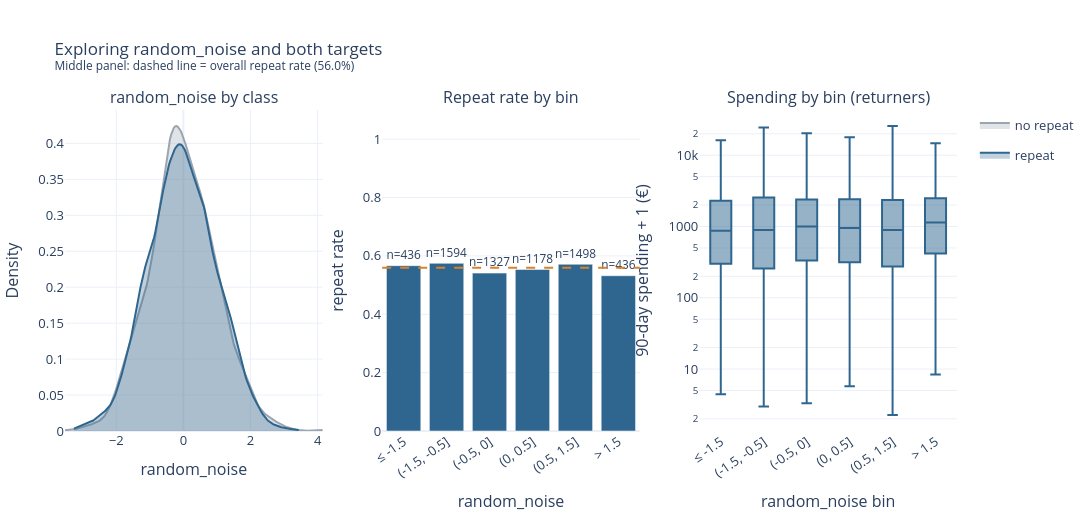

Notebook code cell kept with this figure:
### Markdown cell above
## 6. `random_noise`

### Code cell
import numpy as np
import pandas as pd
import plotly.graph_objects as go
from plotly.subplots import make_subplots
from scipy.stats import mannwhitneyu, spearmanr

# Separate analysis data; df remains unchanged.
noise_data = (
    df[["random_noise", TARGET]]
    .replace([np.inf, -np.inf], np.nan)
    .dropna()
)
noise_data = noise_data.loc[noise_data[TARGET].isin([0, 1])]

# Transactions followed by a repeat purchase, with a known spending target.
returned = df.loc[df[TARGET].eq(1) & df[SPEND].notna()].copy()

noise_returned = (
    returned[["random_noise", SPEND]]
    .replace([np.inf, -np.inf], np.nan)
    .dropna()
    .copy()
)

bins = [-np.inf, -1.5, -0.5, 0, 0.5, 1.5, np.inf]
labels = [
    "≤ -1.5", "(-1.5, -0.5]", "(-0.5, 0]",
    "(0, 0.5]", "(0.5, 1.5]", "> 1.5"
]

fig = make_subplots(
    rows=1,
    cols=3,
    subplot_titles=(
        "random_noise by class",
        "Repeat rate by bin",
        "Spending by bin (returners)"
    )
)

# 1. Compare the noise distributions between classes.
for value, color, label in [
    (0, GREY, "no repeat"),
    (1, BLUE, "repeat")
]:
    add_density(
        fig,
        noise_data.loc[noise_data[TARGET].eq(value), "random_noise"],
        color,
        label,
        row=1,
        col=1
    )

fig.update_xaxes(title_text="random_noise", row=1, col=1)
fig.update_yaxes(title_text="Density", row=1, col=1)

# 2. Look for changes in repeat rate across the noise range.
rate_by_bins(
    noise_data,
    "random_noise",
    bins,
    labels=labels,
    fig=fig,
    row=1,
    col=2
)

# 3. Look for changes in spending across the same bins.
noise_returned["noise_bin"] = pd.cut(
    noise_returned["random_noise"],
    bins=bins,
    labels=labels
)

fig.add_trace(
    go.Box(
        x=noise_returned["noise_bin"].astype(str),
        y=noise_returned[SPEND] + 1,
        marker_color=BLUE,
        boxpoints=False,
        showlegend=False
    ),
    row=1,
    col=3
)

fig.update_xaxes(
    title_text="random_noise bin",
    categoryorder="array",
    categoryarray=labels,
    tickangle=-35,
    row=1,
    col=3
)
fig.update_xaxes(tickangle=-35, row=1, col=2)
fig.update_yaxes(
    type="log",
    title_text="90-day spending + 1 (€)",
    row=1,
    col=3
)

fig.update_layout(
    title=(
        "Exploring random_noise and both targets"
        "<br><sup>Middle panel: dashed line = overall repeat rate "
        f"({noise_data[TARGET].mean():.1%})</sup>"
    ),
    width=1350,
    height=520,
    margin_t=110
)
fig.show()

# Exploratory row-level tests: customers appear in multiple transactions.
rho_class, p_class = spearmanr(
    noise_data["random_noise"], noise_data[TARGET]
)
rho_spend, p_spend = spearmanr(
    noise_returned["random_noise"], noise_returned[SPEND]
)

_, p_u = mannwhitneyu(
    noise_data.loc[noise_data[TARGET].eq(1), "random_noise"],
    noise_data.loc[noise_data[TARGET].eq(0), "random_noise"],
    alternative="two-sided"
)

results = pd.DataFrame({
    "Target": ["Repeat purchase", "Spending among returners"],
    "Rows checked": [len(noise_data), len(noise_returned)],
    "Spearman correlation": [rho_class, rho_spend],
    "p-value": [p_class, p_spend]
}).set_index("Target")

display(results.round(3))

print(f"Mann–Whitney p-value between classes: {p_u:.3g}")
print(
    f"Noise mean: {noise_data['random_noise'].mean():.3f} | "
    f"standard deviation: {noise_data['random_noise'].std():.3f}"
)

# Keep random_noise until models are compared with and without it
# using the same validation splits for classification and regression.

### Figure 1 — Plotly figure (JSON) as saved in the notebook; plotly's stock layout.template omitted (floating-point values rounded to 4 significant figures; data arrays with more than 128 entries replaced by an {"elided": "..."} marker saying what was removed)
{"data": [{"fill": "tozeroy", "fillcolor": "rgba(154,165,177,0.3)", "legendgroup": "no repeat", "line": {"color": "#9aa5b1", "width": 2}, "mode": "lines", "name": "no repeat", "showlegend": true, "type": "scatter", "x": {"elided": "200 float values"}, "xaxis": "x", "y": {"elided": "200 float values"}, "yaxis": "y"}, {"fill": "tozeroy", "fillcolor": "rgba(47,102,144,0.3)", "legendgroup": "repeat", "line": {"color": "#2f6690", "width": 2}, "mode": "lines", "name": "repeat", "showlegend": true, "type": "scatter", "x": {"elided": "200 float values"}, "xaxis": "x", "y": {"elided": "200 float values"}, "yaxis": "y"}, {"hovertemplate": "%{x}<br>repeat rate: %{y:.2f}<br>%{text}<extra></extra>", "marker": {"color": "#2f6690"}, "showlegend": false, "text": ["n=436", "n=1594", "n=1327", "n=1178", "n=1498", "n=436"], "textposition": "outside", "type": "bar", "x": ["≤ -1.5", "(-1.5, -0.5]", "(-0.5, 0]", "(0, 0.5]", "(0.5, 1.5]", "> 1.5"], "xaxis": "x2", "y": [0.5665, 0.5747, 0.5411, 0.5535, 0.5714, 0.5321], "yaxis": "y2"}, {"boxpoints": false, "marker": {"color": "#2f6690"}, "showlegend": false, "type": "box", "x": {"elided": "3560 str values"}, "xaxis": "x3", "y": {"elided": "3560 float values"}, "yaxis": "y3"}], "layout": {"annotations": [{"font": {"size": 16}, "showarrow": false, "text": "random_noise by class", "x": 0.1444, "xanchor": "center", "xref": "paper", "y": 1, "yanchor": "bottom", "yref": "paper"}, {"font": {"size": 16}, "showarrow": false, "text": "Repeat rate by bin", "x": 0.5, "xanchor": "center", "xref": "paper", "y": 1, "yanchor": "bottom", "yref": "paper"}, {"font": {"size": 16}, "showarrow": false, "text": "Spending by bin (returners)", "x": 0.8556, "xanchor": "center", "xref": "paper", "y": 1, "yanchor": "bottom", "yref": "paper"}], "height": 520, "margin": {"t": 110}, "shapes": [{"line": {"color": "#d9822b", "dash": "dash"}, "type": "line", "x0": 0, "x1": 1, "xref": "x2 domain", "y0": 0.5597, "y1": 0.5597, "yref": "y2"}], "title": {"text": "Exploring random_noise and both targets<br><sup>Middle panel: dashed line = overall repeat rate (56.0%)</sup>"}, "width": 1350, "xaxis": {"anchor": "y", "domain": [0, 0.2889], "title": {"text": "random_noise"}}, "xaxis2": {"anchor": "y2", "domain": [0.3556, 0.6444], "tickangle": -35, "title": {"text": "random_noise"}}, "xaxis3": {"anchor": "y3", "categoryarray": ["≤ -1.5", "(-1.5, -0.5]", "(-0.5, 0]", "(0, 0.5]", "(0.5, 1.5]", "> 1.5"], "categoryorder": "array", "domain": [0.7111, 1], "tickangle": -35, "title": {"text": "random_noise bin"}}, "yaxis": {"anchor": "x", "domain": [0, 1], "title": {"text": "Density"}}, "yaxis2": {"anchor": "x2", "domain": [0, 1], "range": [0, 1.1], "title": {"text": "repeat rate"}}, "yaxis3": {"anchor": "x3", "domain": [0, 1], "title": {"text": "90-day spending + 1 (€)"}, "type": "log"}}}
